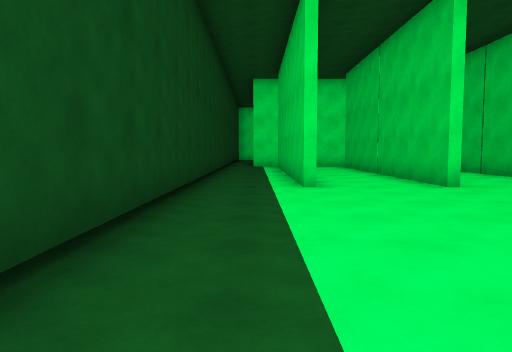
view 1 (above)

16 first-person views from a walk through a Unity game level. The camera is 1.3 m above the floor, tilts 4° down and sees 70° across. The floor is counted in squares, 2 m on a side. Each view is taken from the middle of a square. On the plan, view 1 faces up. The plan holds only what a view shows up to about 11 squares ahead; the rest is blank. The place goes on beyond the plan. The player is left out.

view 2
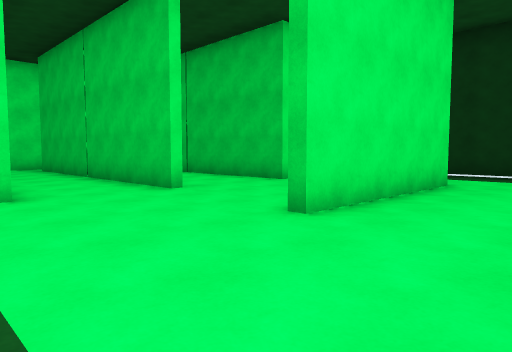

view 3
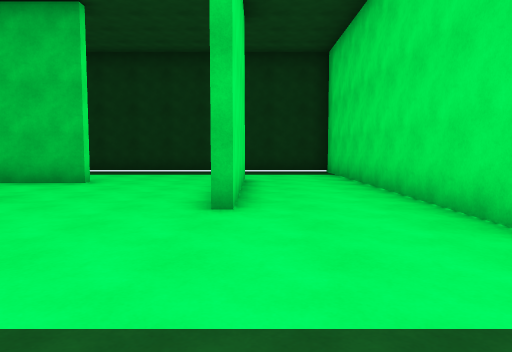

view 4
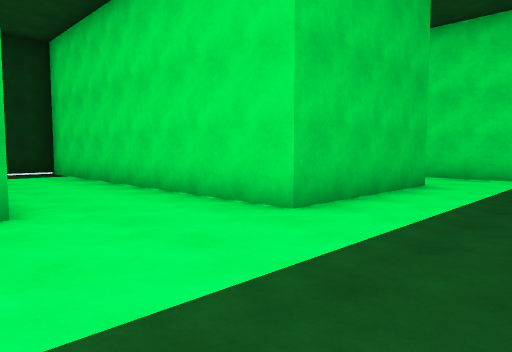

view 5
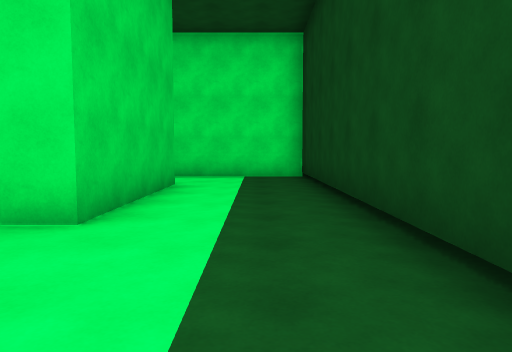

view 6
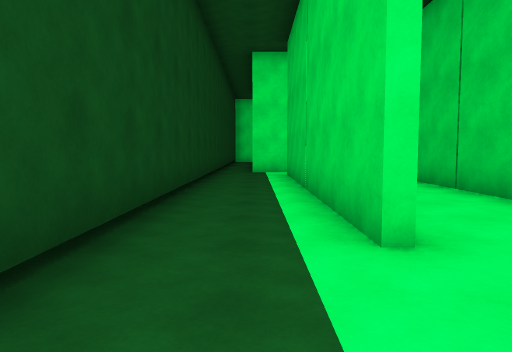

view 7
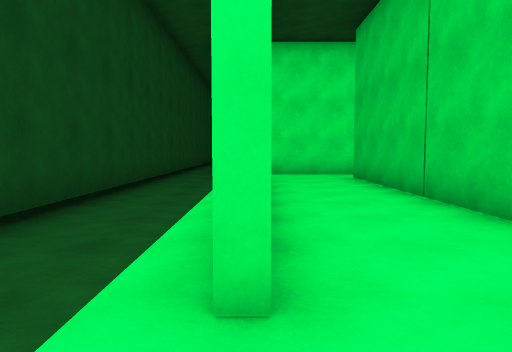

view 8
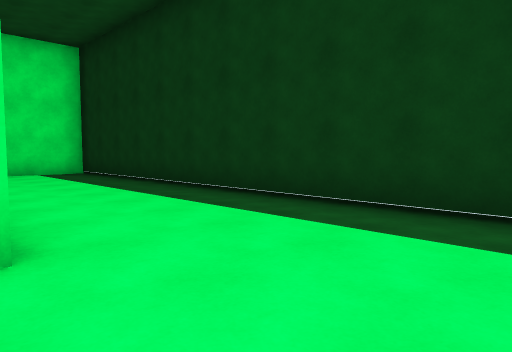

view 9
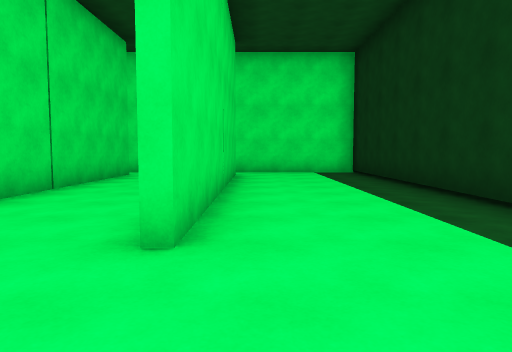

view 10
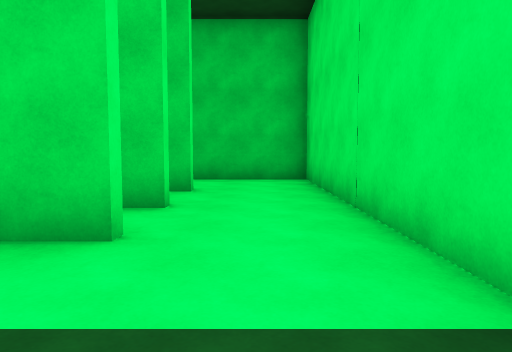

view 11
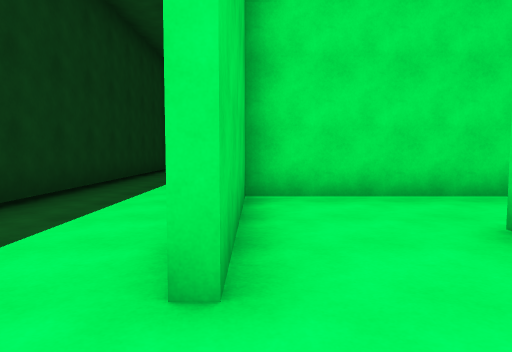

view 12
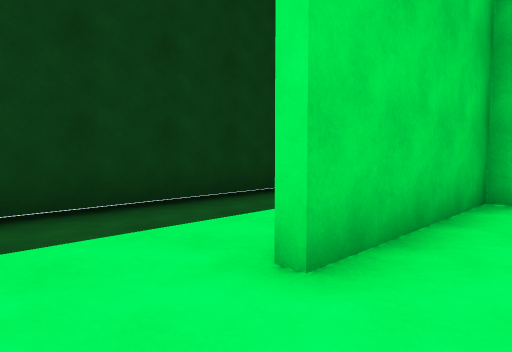

view 13
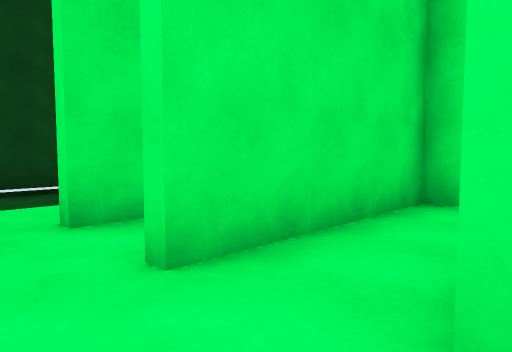

view 14
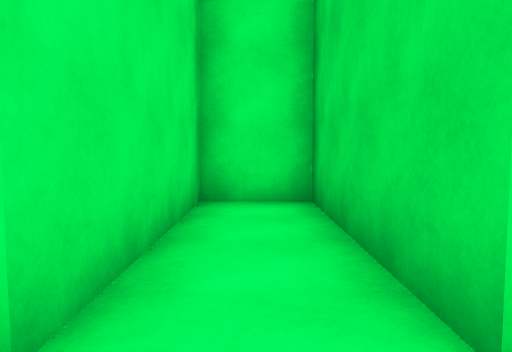

view 15
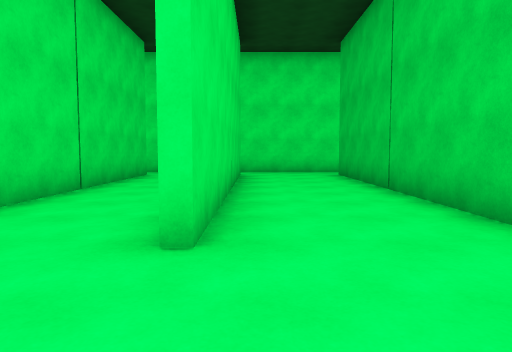

view 16
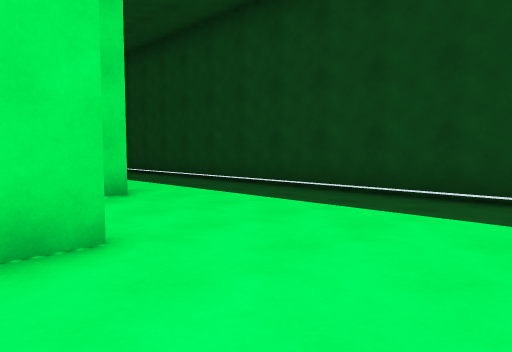

### Floor plan
Ten units are one square. View 1 is at (0, 0); x grows to the right and y downward. Boxes are objects, and circles mark ways between rooms. Rooms are numbered by the first view taken in them; rooms with no view inside come last. Other rooms are left out.
<svg viewBox="-17 -155 121 215">
<path fill="none" stroke="#000" d="M34 -64 34 -139M62 -64 62 -139M29 -35 36 -35M8 -64 8 -139M72 -32 29 -32M36 -139 36 -64M65 -136 65 -64M11 -139 11 -81M16 30 16 -9 99 -9 99 -149 -1 -149M-12 -145 -12 51 35 51M72 25 72 15M47 30 47 -6 33 -6 33 30M35 51 55 51M99 55 99 6M55 51 72 51 72 25"/>
<circle cx="25" cy="40" r="3" fill="#2a7"/>
<circle cx="70" cy="5" r="3" fill="#2a7"/>
<circle cx="60" cy="20" r="3" fill="#2a7"/>
<circle cx="50" cy="35" r="3" fill="#2a7"/>
<text x="40" y="-60">1</text>
<text x="60" y="10">2</text>
<text x="40" y="20">3</text>
<text x="80" y="20">4</text>
<text x="60" y="30">5</text>
</svg>
Room 1 opens to room 3. Room 2 opens to room 4. Room 2 opens to room 5. Room 3 opens to room 5.

Where each view was taken, in squares from view 1:
view 1: 0 up, 0 right, facing up
view 2: 1 up, 0 right, facing up-right
view 3: 3 up, 1 left, facing right
view 4: 4 up, 1 left, facing down-right
view 5: 4 up, 0 right, facing down
view 6: 4 up, 0 right, facing up
view 7: 5 up, 1 right, facing up
view 8: 4 up, 6 right, facing up-right
view 9: 4 up, 7 right, facing up
view 10: 4 down, 1 left, facing right
view 11: 0 up, 7 right, facing down
view 12: 0 up, 6 right, facing down-right
view 13: 4 down, 5 right, facing up-left
view 14: 4 down, 4 right, facing up
view 15: 4 up, 4 right, facing up
view 16: 6 up, 4 right, facing down-left
